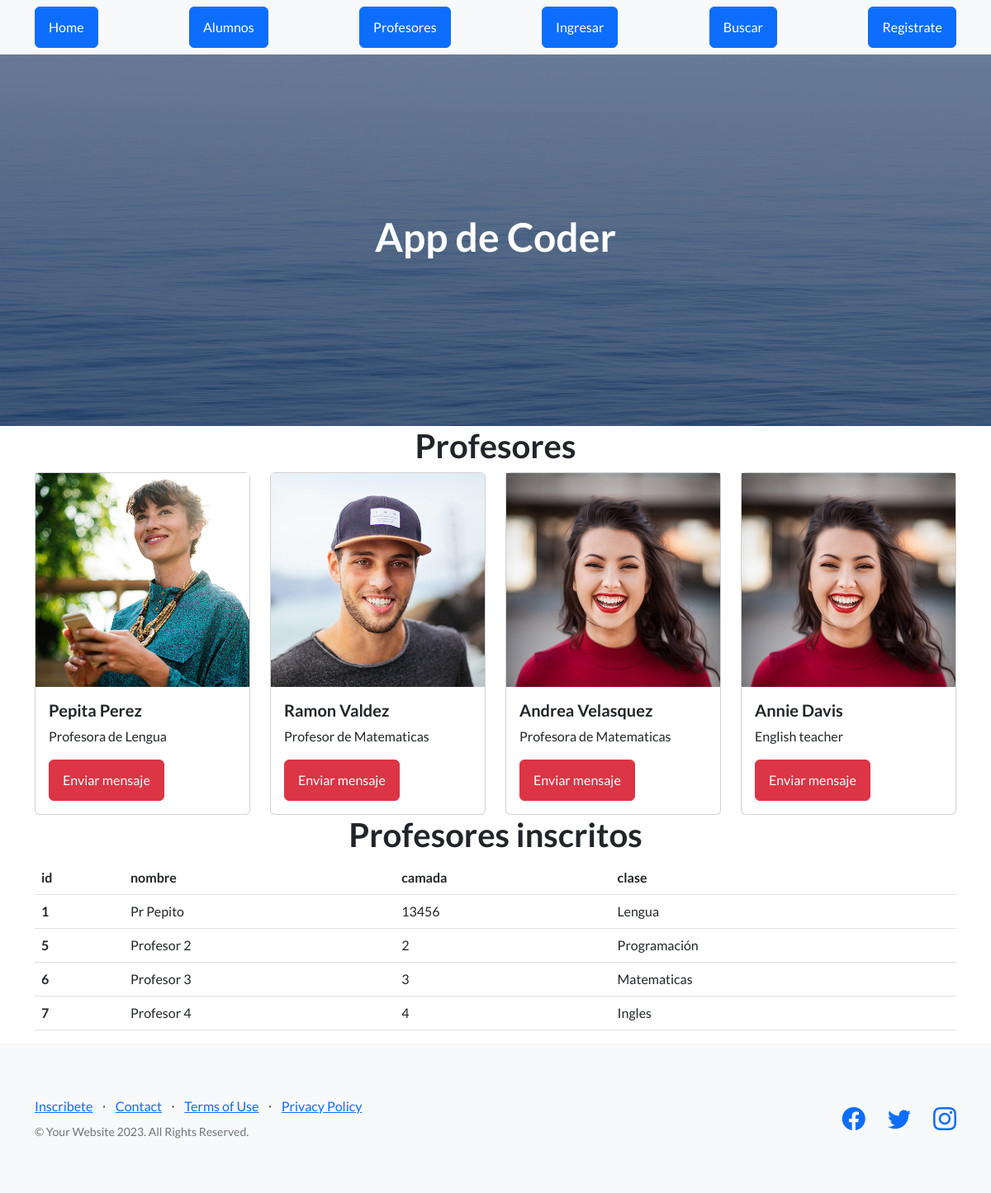
/AppCoder/profesores, run on an earlier commit of the app's database.
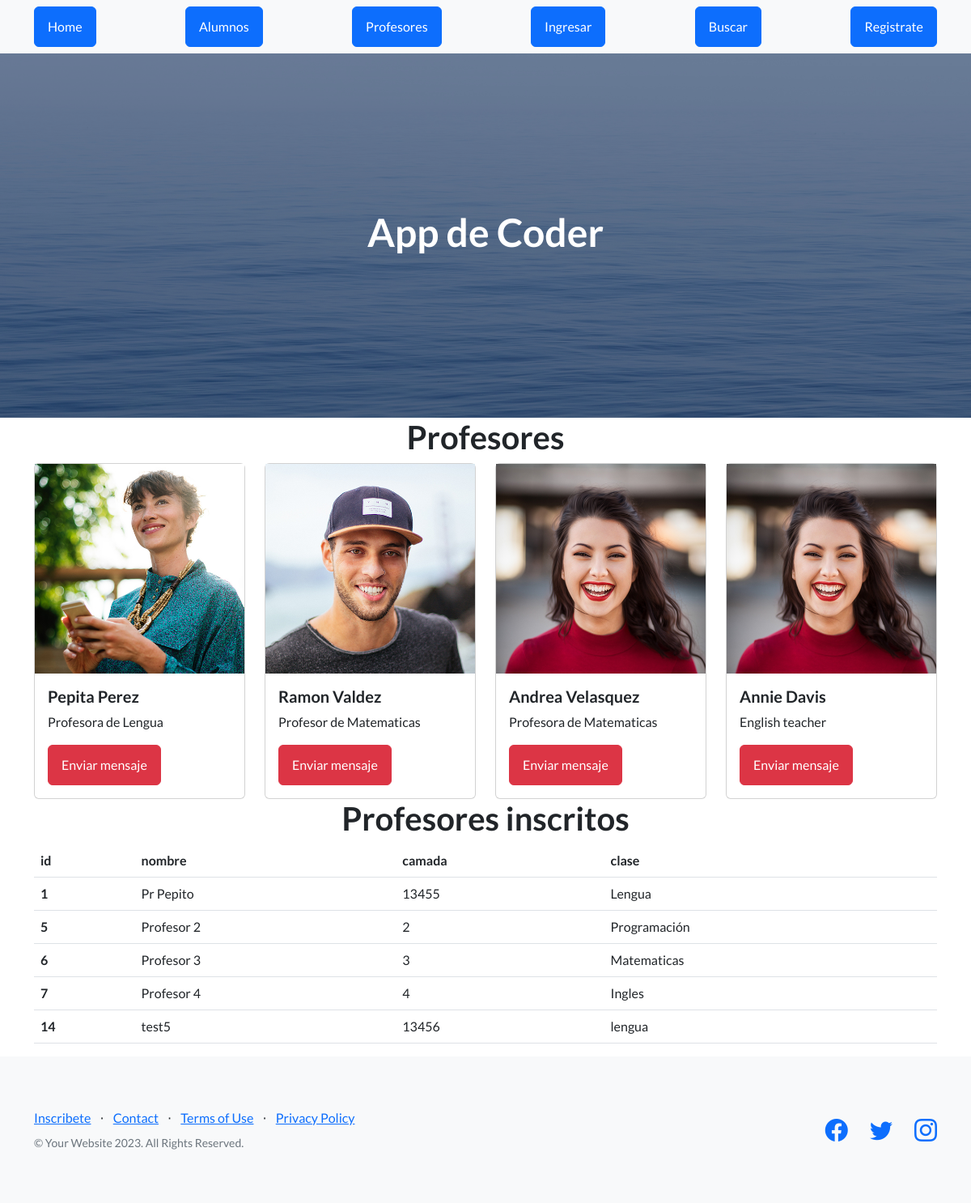
And on a later commit of the database.
### AppCoder/models.py (models this page shows, shortened)
class Profesores(models.Model):
   nombre = models.CharField(max_length=40)
   camada = models.IntegerField()
   clase=models.CharField(max_length=40)

### AppCoder/views.py (the view)
# urls.py: path("profesores", views.profesores ,name="profesores"),
def profesores(request):
    profesores = Profesores.objects.all()
    avatares= Avatar.objects.filter(user=request.user.id)
    if avatares.exists():
        return render(request, "profesores.html",{"profesores":profesores,"url":avatares[0].imagen.url})
    else:
        return render(request, "profesores.html",{"profesores":profesores})

### AppCoder/template/profesores.html (shortened to what this page needs)
{% extends 'padre.html' %} {% load static %} {% block contenido %}
<main class="container">
  <h1 class="text-center">Profesores</h1>
  <div class="row">
    <div class="col-12 col-md-3">
      <div class="card">
        <img
          src="{% static 'AppCoder/assets/img/testimonials-3.jpg' %}"
          alt=""
        />
        <div class="card-body">
          <h5 class="card-title">Pepita Perez</h5>
          <p class="card-text">Profesora de Lengua</p>
          <a class="btn btn-danger" href="">Enviar mensaje</a>
        </div>
      </div>
    </div>
    <div class="col-12 col-md-3">
      <div class="card">
        <img
          src="{% static 'AppCoder/assets/img/testimonials-2.jpg' %}"
          alt=""
        />
        <div class="card-body">
          <h5 class="card-title">Ramon Valdez</h5>
          <p class="card-text">Profesor de Matematicas</p>
          <a class="btn btn-danger" href="">Enviar mensaje</a>
        </div>
      </div>
    </div>
    <div class="col-12 col-md-3">
      <div class="card">
        <img
          src="{% static 'AppCoder/assets/img/testimonials-1.jpg' %}"
          alt=""
        />
        <div class="card-body">
          <h5 class="card-title">Andrea Velasquez</h5>
          <p class="card-text">Profesora de Matematicas</p>
          <a class="btn btn-danger" href="">Enviar mensaje</a>
        </div>
      </div>
    </div>
    <div class="col-12 col-md-3">
      <div class="card">
        <img
          src="{% static 'AppCoder/assets/img/testimonials-1.jpg' %}"
          alt=""
        />
        <div class="card-body">
          <h5 class="card-title">Annie Davis</h5>
          <p class="card-text">English teacher</p>
          <a class="btn btn-danger" href="">Enviar mensaje</a>
        </div>
      </div>
    </div>
  </div>
  <div class="row">
    <div class="col 12 col-md-12">
      <h1 class="text-xl-center">Profesores inscritos</h1>
      <table class="table">
        <thead>
          <tr>
            <th>id</th>
            <th>nombre</th>
            <th>camada</th>
            <th>clase</th>
          </tr>
        </thead>
        <tbody>
          {% for n in profesores %}
          <tr>
            <th scope="row">{{n.id}}</th>
            <td>{{n.nombre}}</td>
            <td>{{n.camada}}</td>
            <td>{{n.clase}}</td>
          </tr>
          {% endfor %}
        </tbody>
      </table>
    </div>
  </div>
</main>
{% endblock %}

What changed in the data, as far as the page shows it:
changed Profesores "Pr Pepito": camada "13456" → "13455"
added Profesores: id "14", nombre "test5", camada "13456", clase "lengua"
